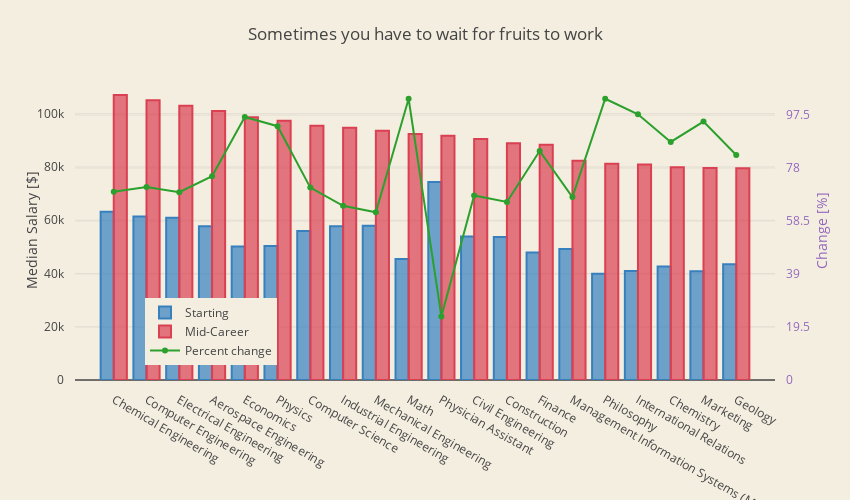

Notebook cell for this chart:
### Markdown cell above
### 3.2. Long term investment
<a id="long_term_investment"></a>

### Code cell
majors_sort = majors.sort_values("mid_p50", ascending=False).head(20)

trace1 = go.Bar(
    x = majors_sort["name"].tolist(),
    y = majors_sort["start_p50"].tolist(),
    name='Starting',
    marker=dict(
        color='rgba(55, 128, 191, 0.7)',
        line=dict(
            color='rgba(55, 128, 191, 1.0)',
            width=2,
        )
    )
)
trace2 = go.Bar(
    x = majors_sort["name"].tolist(),
    y = majors_sort["mid_p50"].tolist(),
    name='Mid-Career',
    marker=dict(
        color='rgba(219, 64, 82, 0.7)',
        line=dict(
            color='rgba(219, 64, 82, 1.0)',
            width=2,
        )
    )
)

trace3 = go.Scatter(
    x = majors_sort["name"].tolist(),
    y = majors_sort["increase"].tolist(),
    name='Percent change',
    mode = 'lines+markers',
    yaxis='y2'
)

data = [trace1, trace2, trace3]
layout = go.Layout(
    barmode='group',
    title = 'Sometimes you have to wait for fruits to work',
    width=850,
    height=500,
    margin=go.Margin(
        l=75,
        r=75,
        b=120,
        t=80,
        pad=10
    ),
    paper_bgcolor='rgb(244, 238, 225)',
    plot_bgcolor='rgb(244, 238, 225)',
    yaxis = dict(
        title= 'Median Salary [$]',
        anchor = 'x',
        rangemode='tozero'
    ),   
    yaxis2=dict(
        title='Change [%]',
        titlefont=dict(
            color='rgb(148, 103, 189)'
        ),
        tickfont=dict(
            color='rgb(148, 103, 189)'
        ),
        overlaying='y',
        side='right',
        anchor = 'x',
        rangemode = 'tozero',
        dtick = 19.5
    ),
    #legend=dict(x=-.1, y=1.2)
    legend=dict(x=0.1, y=0.05)
)

fig = go.Figure(data=data, layout=layout)
py.iplot(fig)

### Figure 1 — Plotly figure (JSON) as saved in the notebook; plotly's stock layout.template omitted (floating-point values rounded to 4 significant figures)
{"data": [{"marker": {"color": "rgba(55, 128, 191, 0.7)", "line": {"color": "rgba(55, 128, 191, 1.0)", "width": 2}}, "name": "Starting", "type": "bar", "x": ["Chemical Engineering", "Computer Engineering", "Electrical Engineering", "Aerospace Engineering", "Economics", "Physics", "Computer Science", "Industrial Engineering", "Mechanical Engineering", "Math", "Physician Assistant", "Civil Engineering", "Construction", "Finance", "Management Information Systems (MIS)", "Philosophy", "International Relations", "Chemistry", "Marketing", "Geology"], "y": [63200, 61400, 60900, 57700, 50100, 50300, 55900, 57700, 57900, 45400, 74300, 53900, 53700, 47900, 49200, 39900, 40900, 42600, 40800, 43500]}, {"marker": {"color": "rgba(219, 64, 82, 0.7)", "line": {"color": "rgba(219, 64, 82, 1.0)", "width": 2}}, "name": "Mid-Career", "type": "bar", "x": ["Chemical Engineering", "Computer Engineering", "Electrical Engineering", "Aerospace Engineering", "Economics", "Physics", "Computer Science", "Industrial Engineering", "Mechanical Engineering", "Math", "Physician Assistant", "Civil Engineering", "Construction", "Finance", "Management Information Systems (MIS)", "Philosophy", "International Relations", "Chemistry", "Marketing", "Geology"], "y": [107000, 105000, 103000, 101000, 98600, 97300, 95500, 94700, 93600, 92400, 91700, 90500, 88900, 88300, 82300, 81200, 80900, 79900, 79600, 79500]}, {"mode": "lines+markers", "name": "Percent change", "type": "scatter", "x": ["Chemical Engineering", "Computer Engineering", "Electrical Engineering", "Aerospace Engineering", "Economics", "Physics", "Computer Science", "Industrial Engineering", "Mechanical Engineering", "Math", "Physician Assistant", "Civil Engineering", "Construction", "Finance", "Management Information Systems (MIS)", "Philosophy", "International Relations", "Chemistry", "Marketing", "Geology"], "y": [69.3, 71, 69.1, 75, 96.8, 93.4, 70.8, 64.1, 61.7, 103.5, 23.4, 67.9, 65.5, 84.3, 67.3, 103.5, 97.8, 87.6, 95.1, 82.8], "yaxis": "y2"}], "layout": {"barmode": "group", "height": 500, "legend": {"x": 0.1, "y": 0.05}, "margin": {"b": 120, "l": 75, "pad": 10, "r": 75, "t": 80}, "paper_bgcolor": "rgb(244, 238, 225)", "plot_bgcolor": "rgb(244, 238, 225)", "title": "Sometimes you have to wait for fruits to work", "width": 850, "yaxis": {"anchor": "x", "rangemode": "tozero", "title": "Median Salary [$]"}, "yaxis2": {"anchor": "x", "dtick": 19.5, "overlaying": "y", "rangemode": "tozero", "side": "right", "tickfont": {"color": "rgb(148, 103, 189)"}, "title": "Change [%]", "titlefont": {"color": "rgb(148, 103, 189)"}}}}
